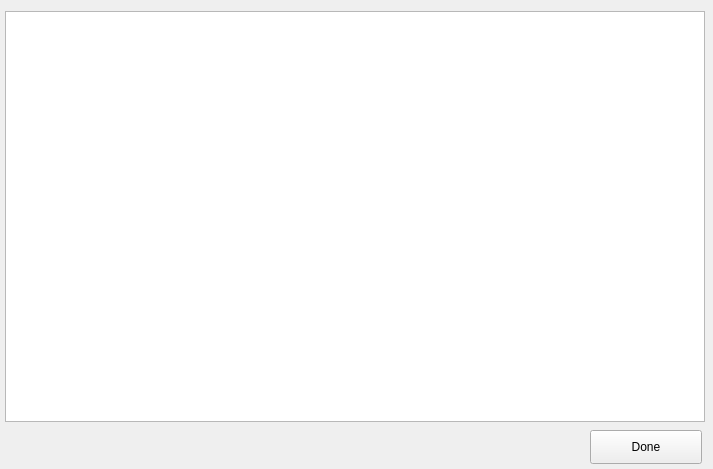
<?xml version="1.0" encoding="UTF-8"?>
<ui version="4.0">
 <class>UpdateMngrClass</class>
 <widget class="QMainWindow" name="UpdateMngrClass">
  <property name="geometry">
   <rect>
    <x>0</x>
    <y>0</y>
    <width>713</width>
    <height>469</height>
   </rect>
  </property>
  <property name="sizePolicy">
   <sizepolicy hsizetype="Fixed" vsizetype="Fixed">
    <horstretch>0</horstretch>
    <verstretch>0</verstretch>
   </sizepolicy>
  </property>
  <property name="minimumSize">
   <size>
    <width>713</width>
    <height>469</height>
   </size>
  </property>
  <property name="maximumSize">
   <size>
    <width>713</width>
    <height>469</height>
   </size>
  </property>
  <property name="windowTitle">
   <string>BrainStim Update-Manager</string>
  </property>
  <widget class="QWidget" name="centralWidget">
   <widget class="QListWidget" name="listWidget">
    <property name="geometry">
     <rect>
      <x>5</x>
      <y>11</y>
      <width>700</width>
      <height>411</height>
     </rect>
    </property>
   </widget>
   <widget class="QPushButton" name="btnExit">
    <property name="geometry">
     <rect>
      <x>590</x>
      <y>430</y>
      <width>112</width>
      <height>34</height>
     </rect>
    </property>
    <property name="text">
     <string>Done</string>
    </property>
   </widget>
  </widget>
 </widget>
 <layoutdefault spacing="6" margin="11"/>
 <resources>
  <include location="updatemngr.qrc"/>
 </resources>
 <connections>
  <connection>
   <sender>btnExit</sender>
   <signal>clicked()</signal>
   <receiver>UpdateMngrClass</receiver>
   <slot>close()</slot>
   <hints>
    <hint type="sourcelabel">
     <x>645</x>
     <y>446</y>
    </hint>
    <hint type="destinationlabel">
     <x>356</x>
     <y>234</y>
    </hint>
   </hints>
  </connection>
 </connections>
</ui>
